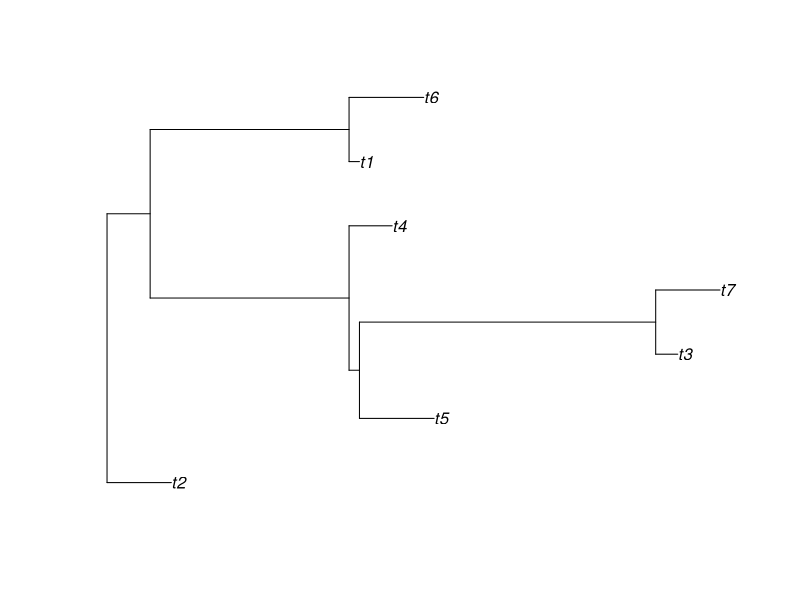

The R script that drew this image: (Note: this script raises an error after producing the figure.)
# Indelmiss Documentation Sample Documentation Run

rm(list=ls())
library(phangorn)

set.seed(1)

docusertree <- rtree(n=7, br = rbeta(n=7,shape1=1, shape2=7))
plot(docusertree)
docdata <- simSeq(docusertree, l = 5000, type = "USER", levels = c(0, 1), bf=c(1/(1+5), 5/(1+5)), Q=1)
#1 and 5 correspond to unstandardized rates. See item descriptions on mu and nu

docdatab <- matrix(as.numeric(as.character(docdata)), nrow=7)
docuserphyl <- t(docdatab) # Transpose

docindel_user <- indelrates(datasource="user", usertree=docusertree, userphyl = docuserphyl, toi = 1, zerocorrection = TRUE, rootprob = "stationary", modelnames = c("M3","M4"), optmethod = "nlminb", control = list(trace=10))

#------Reordering for 'test' data----------------#
# Apparently order needs to be from bottom to top of tree but here are the commands to test if order
# has an effect on the final output (it does.)

# set.seed(1)

# test <- docuserphyl
# test[,c(1,2,3,4,5,6,7)] <- test[,c(7,2,5,4,6,3,1)] # Rearrange the columns

# testindel <- indelrates(datasource="user", usertree=docusertree, userphyl = test, toi = 1, zerocorrection = TRUE, rootprob = "stationary", modelnames = c("M3","M4"), optmethod = "nlminb", control = list(trace=10))


#------------------------------------------------#

print(docindel_user)


# Original output:
# 
# Call:
#   indelrates(usertree = docusertree, userphyl = docuserphyl, datasource = "user", 
#              toi = 1, zerocorrection = TRUE, rootprob = "stationary", 
#              optmethod = "nlminb", modelnames = c("M3", "M4"), control = list(trace = 10))
# 
# 7 taxa with 4991 gene families and 107 different phyletic gene patterns.
# -----------------------------------
#   Groups of nodes with the same rates:
#   [[1]]
# [1]  1  2  3  4  5  6  7  8  9 10 11 12 13
# 
# -----------------------------------
#   M3 
# $rates
# [,1]
# mu 0.5873599
# nu 2.9485821
# 
# $se
# $se$rates
# [,1]
# mu 0.01421325
# nu 0.07401306
# 
# 
# 
# Loglikelihood for model M3 : -13080.63 
# AIC           for model M3 : -26165.27 
# BIC           for model M3 : -26178.3 
# -----------------------------------
#   M4 
# $rates
# [,1]
# mu 0.587360
# nu 2.948583
# 
# $p
# [1] 0
# 
# $se
# $se$rates
# [,1]
# mu 0.01489754
# nu 0.07513470
# 
# $se$p
# [1] 0.003728937
# 
# 
# Number of genes estimated as missing corresponding to the missing data proportions is:
#   [1] 0
# 
# Loglikelihood for model M4 : -13080.63 
# AIC           for model M4 : -26167.27 
# BIC           for model M4 : -26186.82 
# -----------------------------------
#   Time taken: 1.185 seconds.

# SEED 1 - UNORDERED
# 
# Call:
#   indelrates(usertree = docusertree, userphyl = docuserphyl, datasource = "user", 
#              toi = 1, zerocorrection = TRUE, rootprob = "stationary", 
#              optmethod = "nlminb", modelnames = c("M3", "M4"), control = list(trace = 10))
# 
# 7 taxa with 4991 gene families and 107 different phyletic gene patterns.
# -----------------------------------
#   Groups of nodes with the same rates:
#   [[1]]
# [1]  1  2  3  4  5  6  7  8  9 10 11 12 13
# 
# -----------------------------------
#   M3 
# $rates
# [,1]
# mu 0.5873599
# nu 2.9485821
# 
# $se
# $se$rates
# [,1]
# mu 0.01421325
# nu 0.07401306
# 
# 
# 
# Loglikelihood for model M3 : -13080.63 
# AIC           for model M3 : -26165.27 
# BIC           for model M3 : -26178.3 
# -----------------------------------
#   M4 
# $rates
# [,1]
# mu 0.587360
# nu 2.948583
# 
# $p
# [1] 0
# 
# $se
# $se$rates
# [,1]
# mu 0.01489754
# nu 0.07513470
# 
# $se$p
# [1] 0.003728937
# 
# 
# Number of genes estimated as missing corresponding to the missing data proportions is:
#   [1] 0
# 
# Loglikelihood for model M4 : -13080.63 
# AIC           for model M4 : -26167.27 
# BIC           for model M4 : -26186.82 
# -----------------------------------
#   Time taken: 0.861 seconds.
# 
# SEED 1 - RANDOM ORDER
# 
# Call:
#   indelrates(usertree = docusertree, userphyl = docuserphyl, datasource = "user", 
#              toi = 1, zerocorrection = TRUE, rootprob = "stationary", 
#              optmethod = "nlminb", modelnames = c("M3", "M4"), control = list(trace = 10))
# 
# 7 taxa with 4991 gene families and 107 different phyletic gene patterns.
# -----------------------------------
#   Groups of nodes with the same rates:
#   [[1]]
# [1]  1  2  3  4  5  6  7  8  9 10 11 12 13
# 
# -----------------------------------
#   M3 
# $rates
# [,1]
# mu 0.5873599
# nu 2.9485821
# 
# $se
# $se$rates
# [,1]
# mu 0.01421325
# nu 0.07401306
# 
# 
# 
# Loglikelihood for model M3 : -13080.63 
# AIC           for model M3 : -26165.27 
# BIC           for model M3 : -26178.3 
# -----------------------------------
#   M4 
# $rates
# [,1]
# mu 0.587360
# nu 2.948583
# 
# $p
# [1] 0
# 
# $se
# $se$rates
# [,1]
# mu 0.01489754
# nu 0.07513470
# 
# $se$p
# [1] 0.003728937
# 
# 
# Number of genes estimated as missing corresponding to the missing data proportions is:
#   [1] 0
# 
# Loglikelihood for model M4 : -13080.63 
# AIC           for model M4 : -26167.27 
# BIC           for model M4 : -26186.82 
# -----------------------------------
#   Time taken: 0.861 seconds.
